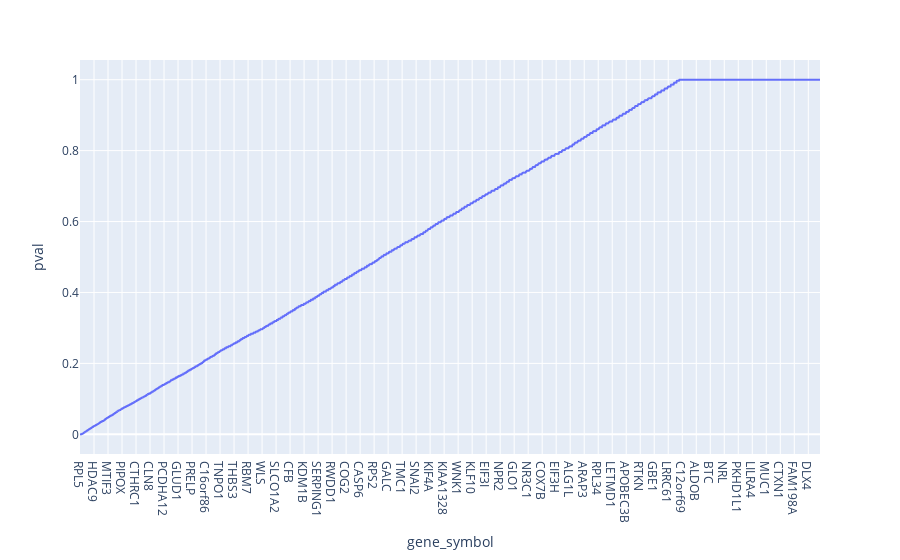

Notebook source saved alongside this figure:
### Code cell
subset_gene_stats = pd.read_parquet(
    path_root
    / "experiment_id=264/malignant_means=0.72,0.7/log2_fc=1.00/run_id=04/deg_analysis/gene_stats_malignant_cibersortx.parquet"
)

print(subset_gene_stats.shape)

# subset_gene_stats[columns].sort_values(by="-log10_pval_adjusted_bh", ascending=False)
print(subset_gene_stats["significant_bh_fdr=0.10"].value_counts())

fig = px.line(
    subset_gene_stats.sort_values("pval").reset_index(),
    x="gene_symbol",
    y="pval",
)
fig

### Figure 1 — Plotly figure (JSON) as saved in the notebook; plotly's stock layout.template omitted (floating-point values rounded to 4 significant figures; data arrays with more than 128 entries replaced by an {"elided": "..."} marker saying what was removed)
{"data": [{"hovertemplate": "gene_symbol=%{x}<br>pval=%{y}<extra></extra>", "legendgroup": "", "line": {"color": "#636efa", "dash": "solid"}, "marker": {"symbol": "circle"}, "mode": "lines", "name": "", "showlegend": false, "type": "scattergl", "x": {"elided": "16063 str values"}, "xaxis": "x", "y": {"elided": "16063 float values"}, "yaxis": "y"}], "layout": {"legend": {"tracegroupgap": 0}, "margin": {"t": 60}, "xaxis": {"anchor": "y", "domain": [0, 1], "title": {"text": "gene_symbol"}}, "yaxis": {"anchor": "x", "domain": [0, 1], "title": {"text": "pval"}}}}
